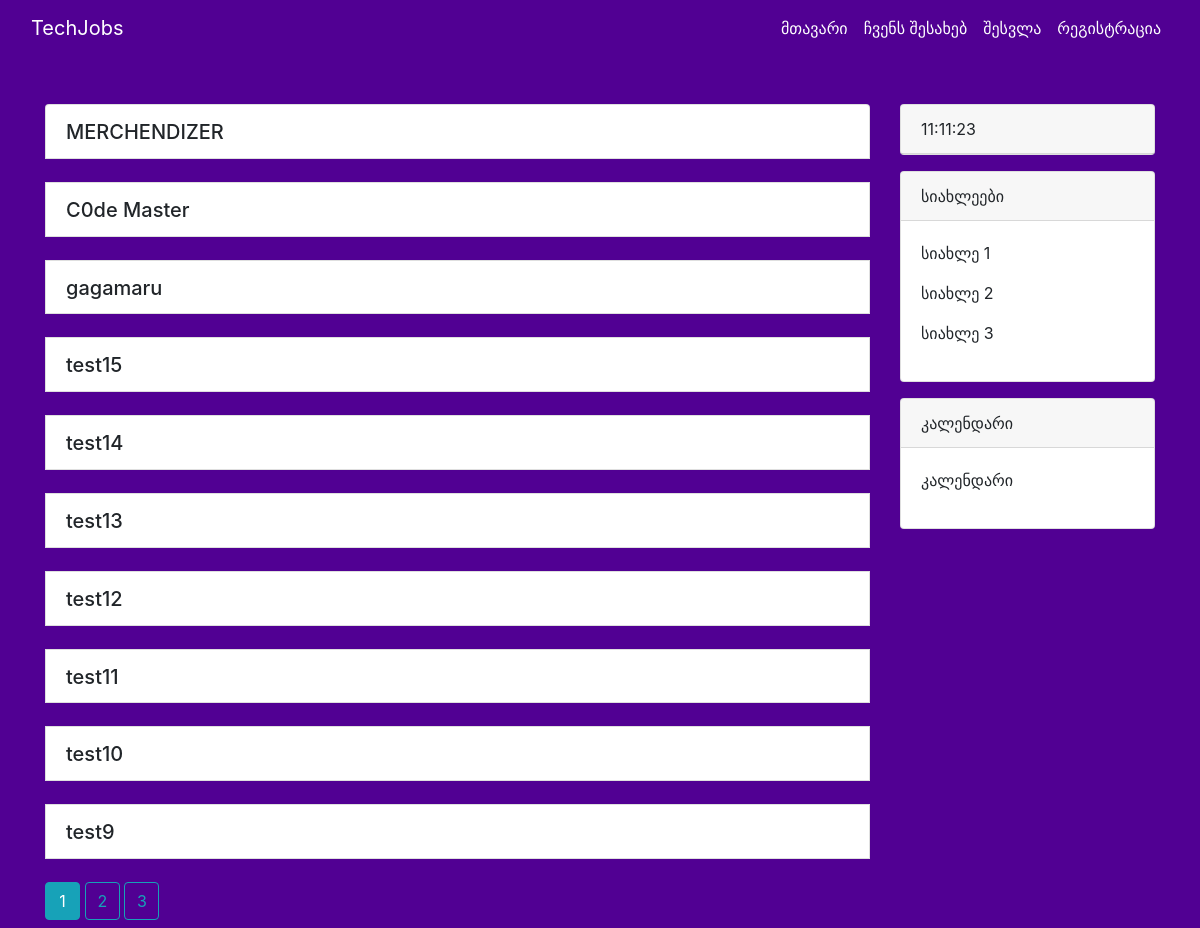
Page /home on the earlier database version.
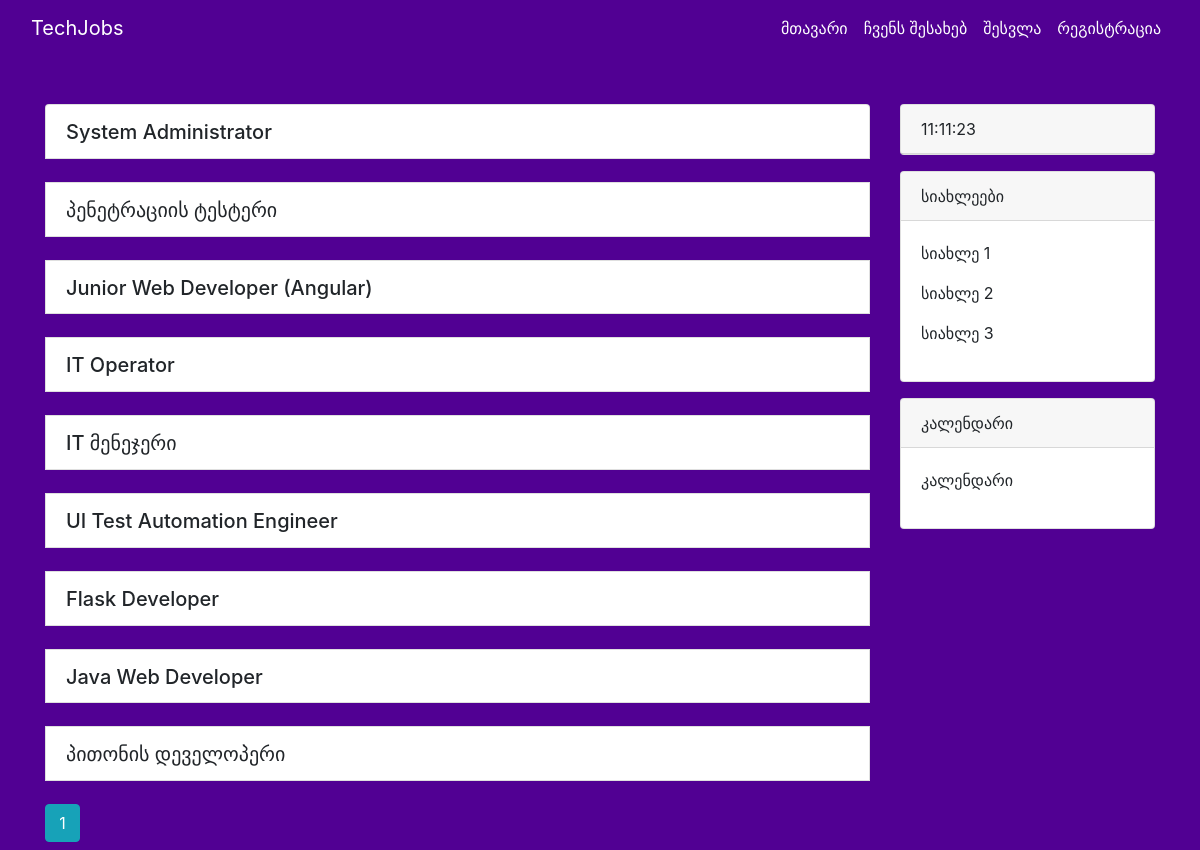
Same page on the later database version.
### app/models.py (models this page shows, shortened)
class Job(db.Model):
    id = db.Column(db.Integer, primary_key=True)
    title = db.Column(db.String(20), unique=True, nullable=False)
    date_posted = db.Column(db.DateTime, nullable=False, default=datetime.utcnow)
    description = db.Column(db.Text, nullable=False)
    user_id = db.Column(db.Integer, db.ForeignKey('user.id'), nullable=False)

### app/main/routes.py (the view)
@main.route('/')
@main.route('/home')
def home():
    page = request.args.get('page', 1, type=int)
    jobs = Job.query.order_by(Job.date_posted.desc()).paginate(page=page, per_page=10)
    return render_template('home.html', jobs=jobs)

### app/templates/home.html (shortened to what this page needs)
{% extends "base.html" %}
{% block content %}
<br>
<br>
<div class="row">
    <div class="col-md-9 offset-md-0">
        <ul class="list-group">
            {% for job in jobs.items %}
            <li class="list-group-item">
                <div class="d-flex justify-content-between align-items-center">
                    <div>
                        <h4 class="mb-0">
                            <a class="job-title" href="#" data-toggle="collapse" data-target="#job-{{ loop.index }}">
                                {{ job.title }}
                            </a>
                        </h4>
                    </div>
                </div>
            </li>
            <br>
            {% endfor %}
            <div class="page-links">
                {% for page_num in jobs.iter_pages() %}
                {% if page_num %}
                {% if jobs.page == page_num %}
                <a class="btn btn-info mb-2 custom-page-link" href="{{ url_for('main.home', page=page_num) }}">{{ page_num
                    }}</a>
                {% else %}
                <a class="btn btn-outline-info mb-2 custom-page-link" href="{{ url_for('main.home', page=page_num) }}">{{
                    page_num }}</a>
                {% endif %}
                {% endif %}
                {% endfor %}
            </div>
        </ul>
    </div>
    <div class="col-md-3">
        <div class="card mb-3">
            <div class="card-header">
                <div id="live-clock"></div>
            </div>
        </div>
        <div class="card mb-3">
            <div class="card-header">
                სიახლეები
            </div>
            <div class="card-body">
                <p>სიახლე 1</p>
                <p>სიახლე 2</p>
                <p>სიახლე 3</p>
            </div>
        </div>
        <div class="card">
            <div class="card-header">
                კალენდარი
            </div>
            <div class="card-body">
                <p>კალენდარი</p>
            </div>
        </div>
    </div>
</div>
{% endblock %}

### app/templates/base.html (shortened to what this page needs)
<!DOCTYPE html>
<html>
<head>
    <link rel="stylesheet" href="https://cdn.jsdelivr.net/npm/bootstrap@4.3.1/dist/css/bootstrap.min.css"
>
    <link href="{{ url_for('static', filename='main.css') }}" rel="stylesheet">
</head>
<body>
<header class="main-header">
    <nav class="navbar navbar-expand-lg navbar-dark bg-body-tertiary">
        <div class="container-fluid">
            <a class="navbar-brand" href="{{url_for ('main.home') }}">TechJobs</a>
            <div class="collapse navbar-collapse" id="navbarNav">
                <ul class="navbar-nav ml-auto">
                    <li class="nav-item">
                        <a class="nav-link active" aria-current="page" href="{{url_for ('main.home') }}">მთავარი</a>
                    </li>
                    <li class="nav-item">
                        <a class="nav-link" href="{{url_for ('main.about') }}">ჩვენს შესახებ</a>
                    </li>
                    {% if current_user.is_authenticated %}
                    <li class="nav-item">
                        <a class="nav-link" href="{{url_for ('jobs.new_job') }}">ახალი ვაკანსია</a>
                    </li>
                    <li class="nav-item">
                        <a class="nav-link" href="{{url_for ('users.account') }}">პროფილი</a>
                    </li>
                    <li class="nav-item">
                        <a class="nav-link" href="{{url_for ('users.logout') }}">გამოსვლა</a>
                    </li>
                    {% else %}
                    <li class="nav-item">
                        <a class="nav-link" href="{{url_for ('users.login') }}">შესვლა</a>
                    </li>
                    <li class="nav-item">
                        <a class="nav-link" href="{{url_for ('users.register') }}">რეგისტრაცია</a>
                    </li>
                    {% endif %}
                </ul>
            </div>
        </div>
    </nav>
</header>
<div class="container">
    <div class="row">
        <div class="col">
            {% block content %}
            {% endblock %}
        </div>
    </div>
</div>
</body>
</html>

### app/static/main.css (style rules this page uses)
.navbar-dark { background-color: #510093; }
.navbar-dark .navbar-brand, .navbar-dark .navbar-nav .nav-link { color: #fff; }
body { background-color: #510093; }
.job-title { font-size: 20px; color: inherit; text-decoration: none; }
.custom-page-link { width: 35px; }
.page-links { display: inline-block; }

Differences in the rows shown:
removed Job: title "MERCHENDIZER"
removed Job: title "C0de Master"
removed Job: title "gagamaru"
removed Job: title "test15"
removed Job: title "test14"
removed Job: title "test13"
removed Job: title "test12"
removed Job: title "test11"
removed Job: title "test10"
removed Job: title "test9"
added Job: title "System Administrator"
added Job: title "პენეტრაციის ტესტერი"
added Job: title "Junior Web Developer (Angular)"
added Job: title "IT Operator"
added Job: title "IT მენეჯერი"
added Job: title "UI Test Automation Engineer"
added Job: title "Flask Developer"
added Job: title "Java Web Developer"
now on this page (row unchanged): Job: title "პითონის დეველოპერი"
Other differences:
list line gone: "2"
list line gone: "3"
